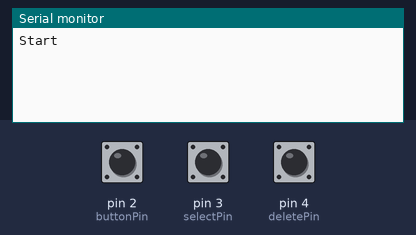
Bench run of a sketch on a simulated Arduino Leonardo, built with avr-gcc and run on an emulated ATmega32U4. On the bench: the last lines printed to the serial monitor. The inputs (shaded band) are chosen by the test bench; at power-on: pin 2 (buttonPin) HIGH, pin 3 (selectPin) HIGH, pin 4 (deletePin) HIGH.

Above: at 1.2 s.
1.3 s: pin 2 (buttonPin) pulled LOW for 0.15 s
At 2.0 s:
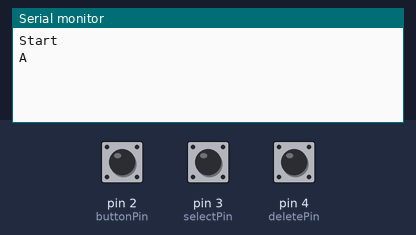
2.9 s: pin 2 (buttonPin) pulled LOW for 1 s
At 3.7 s:
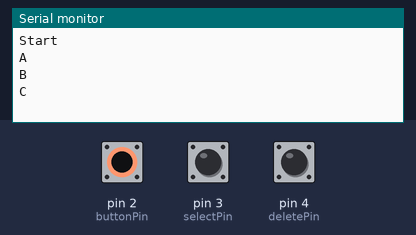
5.4 s: pin 2 (buttonPin) pulled LOW for 0.15 s
At 6.3 s:
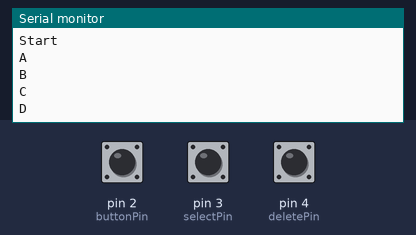
7.0 s: pin 2 (buttonPin) pulled LOW for 1 s
At 8.1 s:
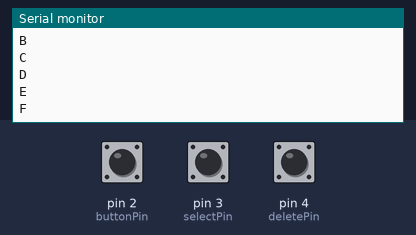
9.5 s: pin 2 (buttonPin) pulled LOW for 3.2 s
At 13.8 s:
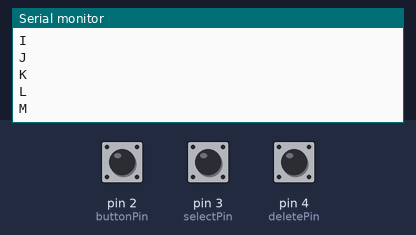
14.2 s: pin 2 (buttonPin) pulled LOW for 0.15 s
At 15.4 s:
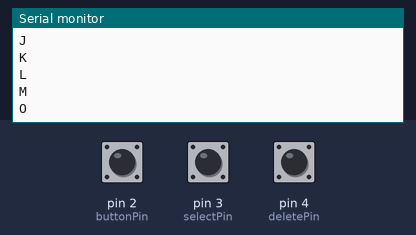

The sketch:

KeyboardPedaltest.ino
```cpp
//Pedal Keyboard
#include "HID-Project.h"

//Inputs
// Variables will change:
const int buttonPin = 2;
const int selectPin = 3;
const int deletePin = 4;
//const int ledPin = 13;
int buttonPushCounter = 0;   // counter for the number of button presses
int buttonState = 0;         // current state of the button
int buttonSelect = 0;
int buttonDelete = 0;
int lastButtonState = HIGH;     // previous state of the button
int lastButtonStateD = HIGH;
const int debounceDelay = 4;


char myArray[] = "ABCDEFGHIJKLMOPQRSTUVWXYZabcdefghijklmnopqrstuvwxyz1234567890@!#$%&/()=.,-?*+ ";
char wordSend[20];
int posLetters[15];
int temp = -1 ;


void setup() {
  // initialize the button pin as a input:

  pinMode(buttonPin, INPUT_PULLUP);
  // initialize the LED as an output:
  //  pinMode(ledPin, OUTPUT);
  // initialize serial communication
  pinMode(deletePin, INPUT);
  pinMode(selectPin, INPUT);

  Serial.begin(9600);
  while (!Serial);
  Serial.println("Start");
}


void loop() {
  // read the pushbutton input pin:
  buttonState = digitalRead(buttonPin);
  buttonSelect = digitalRead(selectPin);
  buttonDelete = digitalRead(deletePin);

  // compare the buttonState to its previous state
  if (buttonState == LOW) {
    // if the current state is HIGH then the button went from off to on:
    temp = temp + 1;
    Keyboard.write (8);
    Keyboard.write( myArray[temp]);
    Serial.println(myArray[temp]);
    delay(500);
    if (temp == sizeof(myArray)) {
      temp = -1;
    }

  }

  if (buttonSelect != lastButtonState) {

    // wait until button state stabilizes:

    delay(debounceDelay);

    if (buttonSelect == HIGH)
    {

      //Keyboard.write(32);
      temp = 0;
      Keyboard.write(myArray[temp]);
    }

   lastButtonState= buttonSelect;

  }

if (buttonDelete != lastButtonStateD) {

   delay(debounceDelay);
  if (buttonDelete == HIGH)
  {
    Keyboard.write(8);
  }

    lastButtonStateD= buttonDelete;
}
}
```

Measured:
- after the input at 1.3 s, the serial monitor: prints a new line at once (image 1)
- after the input at 2.9 s, the serial monitor: prints a new line at once (image 2)
- after the input at 5.4 s, the serial monitor: prints a new line at once (image 3)
- after the input at 7.0 s, the serial monitor: prints a new line at once (image 4)
- after the input at 9.5 s, the serial monitor: prints a new line at once (image 5)
- after the input at 14.2 s, the serial monitor: prints a new line at once (image 6)
